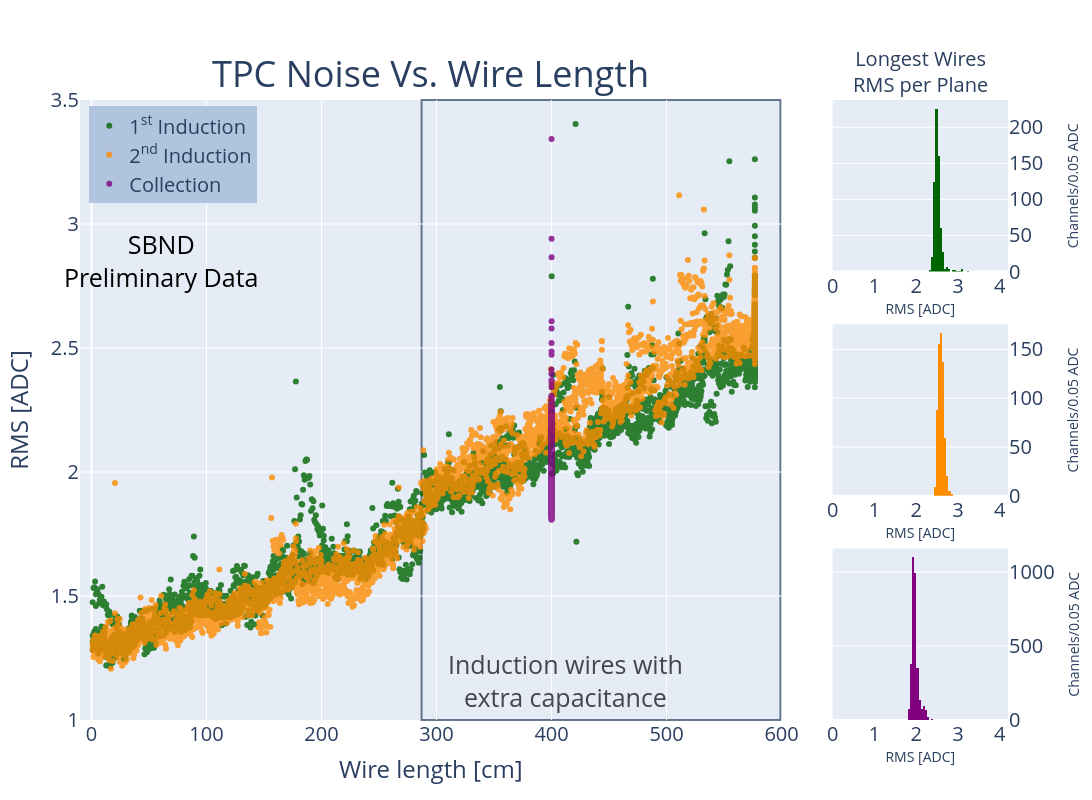

Write notebook code for a chart like this one.
### Code cell
a, b = np.polyfit(Noise_df['r'],Noise_df['Raw_rms'], 1)
correct_rms = []
print(a)
for i in range(0,len(Noise_df['r']),32):
    correct_rms.extend(a*Noise_df['r'][i:i+32] +Noise_df['Raw_rms'][i]-a*Noise_df['r'][i+16])
Noise_df['corrected_rms'] = correct_rms
fig = make_subplots(rows=3,cols=2,specs=[[{"rowspan": 3}, {}],
           [None, {}],[None, {}]],subplot_titles =("<span style='font-size: 36px;''>TPC Noise Vs. Wire Length</span>","<span style='font-size: 20px;''>Longest Wires<br>RMS per Plane</span>"),column_widths=[0.8, 0.2],horizontal_spacing = 0.055,vertical_spacing = 0.085)

fig.add_trace(go.Scatter(x=Noise_df['r'][Noise_df['plane']==0][Noise_df['Raw_rms']>1.1],y = Noise_df['Raw_rms'][Noise_df['plane']==0][Noise_df['Raw_rms']>1.1],marker_color = 'DarkGreen',mode='markers',opacity=.8,text=Noise_df['Channel_id'],name='1<sup>st</sup> Induction'),row = 1, col = 1)
fig.add_trace(go.Scatter(x=Noise_df['r'][Noise_df['plane']==1][Noise_df['Raw_rms']>1.1],y = Noise_df['Raw_rms'][Noise_df['plane']==1][Noise_df['Raw_rms']>1.1],marker_color = 'darkorange',mode='markers',opacity=.8,text=Noise_df['Channel_id'],name='2<sup>nd</sup> Induction'),row = 1, col = 1)
fig.add_trace(go.Scatter(x=Noise_df['r'][Noise_df['plane']==2][Noise_df['Raw_rms']>1.4],y = Noise_df['Raw_rms'][Noise_df['plane']==2][Noise_df['Raw_rms']>1.4],marker_color = 'Purple',mode='markers',opacity=.8,text=Noise_df['Channel_id'],name='Collection'),row = 1, col = 1)


fig.add_trace(go.Histogram(x=Noise_df['Raw_rms'][mask_U],marker_color = 'darkgreen',xbins=dict(start = mean_U - 5,end = mean_U+5,size=.05),showlegend = False),row = 1, col =2)


fig.add_trace(go.Histogram(x=Noise_df['Raw_rms'][mask_V],marker_color = 'darkorange',xbins=dict(start = mean_V - 5,end = mean_V+5,size=.05),showlegend = False),row = 2, col =2)


fig.add_trace(go.Histogram(x=Noise_df['Raw_rms'][mask_Y],marker_color = 'purple',xbins=dict(start = mean_Y - 5,end = mean_Y + 5,size=.05),showlegend = False),row = 3, col =2)



fig.add_vrect(
    x0="287", x1="599",
     opacity=0.7,
    layer="below", line_width=2,row = 1,col =1
)
#fig.add_trace(go.Scatter(x=Noise_df['r'],y = Noise_df['corrected_rms'],marker_color = 'red',mode='markers',opacity=.7),row = 1, col = 1)
#fig.add_trace(go.Scatter(x=Noise_df['r'],y = a*Noise_df['r']+b,marker_color = 'blue'),row = 1, col = 1)

#fig.update_layout(xaxis2 = dict(range = [0,median+5]))
#fig.update_layout(margin = dict(r=200))
#fig.add_annotation(dict(font = dict(size = 10),xshift= 180,yshift=120,text = f"Mean RMS:{mean:.2f}",showarrow = False),row =1,col=2)
#fig.add_annotation(dict(font = dict(size = 10),xshift= 180,yshift=110,text = f"Median RMS:{median:.2f}",showarrow = False),row =1,col=2)

fig.update_layout(yaxis2 = dict(title="Channels/0.05 ADC",side="right",title_font=dict(size=14),title_standoff = 25),
                  yaxis3 = dict(title="Channels/0.05 ADC",side="right",title_font=dict(size=14),title_standoff = 25),
                  yaxis4 = dict(title="Channels/0.05 ADC",side="right",title_font=dict(size=14)),)
fig.update_layout(xaxis2 = dict(title="RMS [ADC]",side="left",title_font=dict(size=14),title_standoff= 5),
                  xaxis3 = dict(title="RMS [ADC]",side="left",title_font=dict(size=14),title_standoff= 5),
                  xaxis4 = dict(title="RMS [ADC]",side="left",title_font=dict(size=14),title_standoff= 5),)
fig.update_layout(xaxis2 = dict(range = [0,4.2]),xaxis4 = dict(range = [0,4.2]),xaxis3 = dict(range = [0,4.2]),)

fig.update_yaxes(title_text = "RMS [ADC]",title_font=dict(size=24),row = 1, col = 1)

fig.update_xaxes(title_text = "Wire length [cm]",title_font=dict(size=24),row = 1, col = 1)

#fig.update_layout(xaxis2 = dict(range = [0,5]),xaxis4 = dict(range = [0,5]),xaxis6 = dict(range = [0,5]))
fig.update_layout(yaxis = dict(range = [1,3.5]))
fig.update_layout(xaxis = dict(range= [-10,600],tickmode = 'linear',dtick = 100))
fig.update_annotations(font_size=20)
fig.update_layout(font = dict(size=20),legend=dict(
    yanchor="top",
    y=0.99,
    xanchor="left",
    x=0.01,
    bgcolor="LightSteelBlue",
        bordercolor="Black",
))
fig.add_annotation(dict(font = dict(size = 25,color="Black",)),xshift= -270,yshift=150,text = f"SBND<br>Preliminary Data",showarrow = False)
fig.add_annotation(dict(font = dict(size = 25,color="Black",)),opacity=0.7,xshift= 135,yshift=-270,text = f"Induction wires with<br>extra capacitance",showarrow = False)

fig.update_layout(height = 800, width = 1200,showlegend = True)

fig.write_image(f'/Users/danielcarber/Documents/SBND/Noise Analysis/Plots/RMS_vs_wire_length.png')
fig.write_image(f'/Users/danielcarber/Documents/SBND/Noise Analysis/Plots/RMS_vs_wire_length.pdf')

fig.show()

### Figure 1 — Plotly figure (JSON) as saved in the notebook; plotly's stock layout.template omitted (floating-point values rounded to 4 significant figures; data arrays with more than 128 entries replaced by an {"elided": "..."} marker saying what was removed)
{"data": [{"marker": {"color": "DarkGreen"}, "mode": "markers", "name": "1<sup>st</sup> Induction", "opacity": 0.8, "text": {"elided": "11264 int values"}, "type": "scatter", "x": {"elided": "3967 float values"}, "xaxis": "x", "y": {"elided": "3967 float values"}, "yaxis": "y"}, {"marker": {"color": "darkorange"}, "mode": "markers", "name": "2<sup>nd</sup> Induction", "opacity": 0.8, "text": {"elided": "11264 int values"}, "type": "scatter", "x": {"elided": "3935 float values"}, "xaxis": "x", "y": {"elided": "3935 float values"}, "yaxis": "y"}, {"marker": {"color": "Purple"}, "mode": "markers", "name": "Collection", "opacity": 0.8, "text": {"elided": "11264 int values"}, "type": "scatter", "x": {"elided": "3292 int values"}, "xaxis": "x", "y": {"elided": "3292 float values"}, "yaxis": "y"}, {"marker": {"color": "darkgreen"}, "showlegend": false, "type": "histogram", "x": {"elided": "644 float values"}, "xaxis": "x2", "xbins": {"end": 6.963, "size": 0.05, "start": -3.037}, "yaxis": "y2"}, {"marker": {"color": "darkorange"}, "showlegend": false, "type": "histogram", "x": {"elided": "643 float values"}, "xaxis": "x3", "xbins": {"end": 6.975, "size": 0.05, "start": -3.025}, "yaxis": "y3"}, {"marker": {"color": "purple"}, "showlegend": false, "type": "histogram", "x": {"elided": "3292 float values"}, "xaxis": "x4", "xbins": {"end": 6.959, "size": 0.05, "start": -3.041}, "yaxis": "y4"}], "layout": {"annotations": [{"font": {"size": 20}, "showarrow": false, "text": "<span style='font-size: 36px;''>TPC Noise Vs. Wire Length</span>", "x": 0.378, "xanchor": "center", "xref": "paper", "y": 1, "yanchor": "bottom", "yref": "paper"}, {"font": {"size": 20}, "showarrow": false, "text": "<span style='font-size: 20px;''>Longest Wires<br>RMS per Plane</span>", "x": 0.9055, "xanchor": "center", "xref": "paper", "y": 1, "yanchor": "bottom", "yref": "paper"}, {"font": {"color": "Black", "size": 25}, "showarrow": false, "text": "SBND<br>Preliminary Data", "xshift": -270, "yshift": 150}, {"font": {"color": "Black", "size": 25}, "opacity": 0.7, "showarrow": false, "text": "Induction wires with<br>extra capacitance", "xshift": 135, "yshift": -270}], "font": {"size": 20}, "height": 800, "legend": {"bgcolor": "LightSteelBlue", "bordercolor": "Black", "x": 0.01, "xanchor": "left", "y": 0.99, "yanchor": "top"}, "shapes": [{"layer": "below", "line": {"width": 2}, "opacity": 0.7, "type": "rect", "x0": "287", "x1": "599", "xref": "x", "y0": 0, "y1": 1, "yref": "y domain"}], "showlegend": true, "width": 1200, "xaxis": {"anchor": "y", "domain": [0, 0.756], "dtick": 100, "range": [-10, 600], "tickmode": "linear", "title": {"font": {"size": 24}, "text": "Wire length [cm]"}}, "xaxis2": {"anchor": "y2", "domain": [0.811, 1], "range": [0, 4.2], "side": "left", "title": {"font": {"size": 14}, "standoff": 5, "text": "RMS [ADC]"}}, "xaxis3": {"anchor": "y3", "domain": [0.811, 1], "range": [0, 4.2], "side": "left", "title": {"font": {"size": 14}, "standoff": 5, "text": "RMS [ADC]"}}, "xaxis4": {"anchor": "y4", "domain": [0.811, 1], "range": [0, 4.2], "side": "left", "title": {"font": {"size": 14}, "standoff": 5, "text": "RMS [ADC]"}}, "yaxis": {"anchor": "x", "domain": [0, 1], "range": [1, 3.5], "title": {"font": {"size": 24}, "text": "RMS [ADC]"}}, "yaxis2": {"anchor": "x2", "domain": [0.7233, 1], "side": "right", "title": {"font": {"size": 14}, "standoff": 25, "text": "Channels/0.05 ADC"}}, "yaxis3": {"anchor": "x3", "domain": [0.3617, 0.6383], "side": "right", "title": {"font": {"size": 14}, "standoff": 25, "text": "Channels/0.05 ADC"}}, "yaxis4": {"anchor": "x4", "domain": [0, 0.2767], "side": "right", "title": {"font": {"size": 14}, "text": "Channels/0.05 ADC"}}}}
